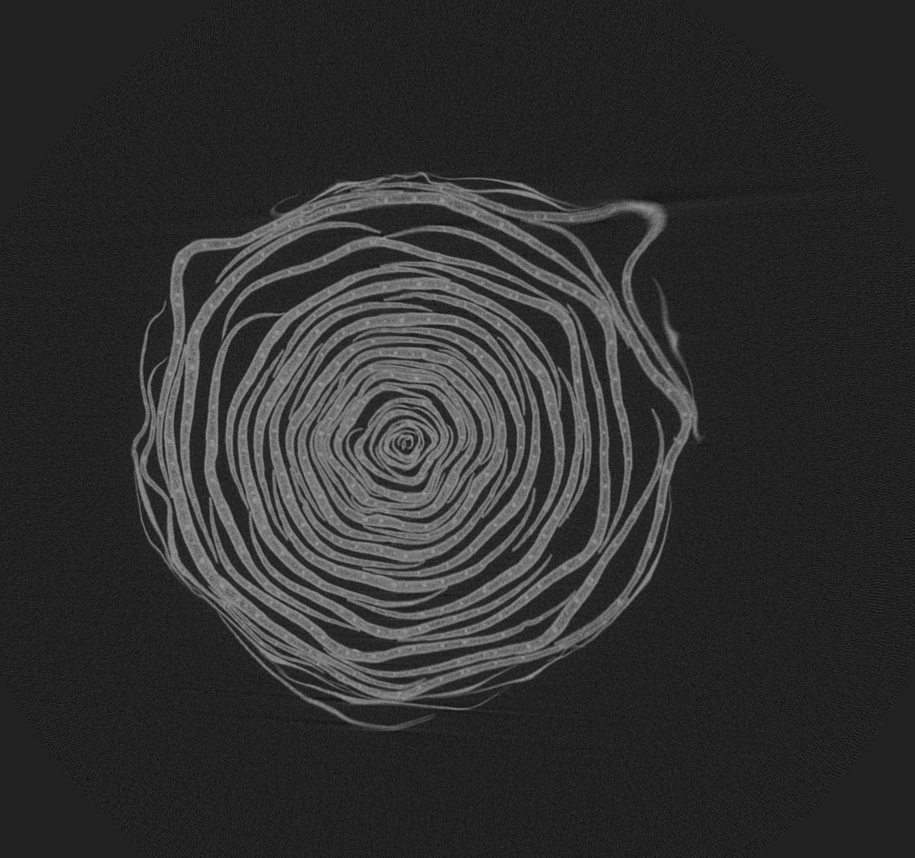
#> input picture datasets/images/original/ORA-418.tif, 915 x 858 px; the run also reads 2 pictures not shown here
$ jupyter execute --allow-errors img_processing.ipynb
#> lines starting #> are read from the running program, lines starting #| are printed output that depends on the picture; after the words box and inside, x2 and y2 are one past the last pixel; in counts of white or black regions, pixels touching at a corner belong together
[cell 1]
import cv2
import numpy as np

#画像読み込み
img01 = cv2.imread('../datasets/images/original/ORA-418.tif',0)
#> img01 is the input picture: shape (858, 915); min 12, max 161, mean 47.6
img02 = cv2.imread('../datasets/images/original/ORA-535.tif',0)
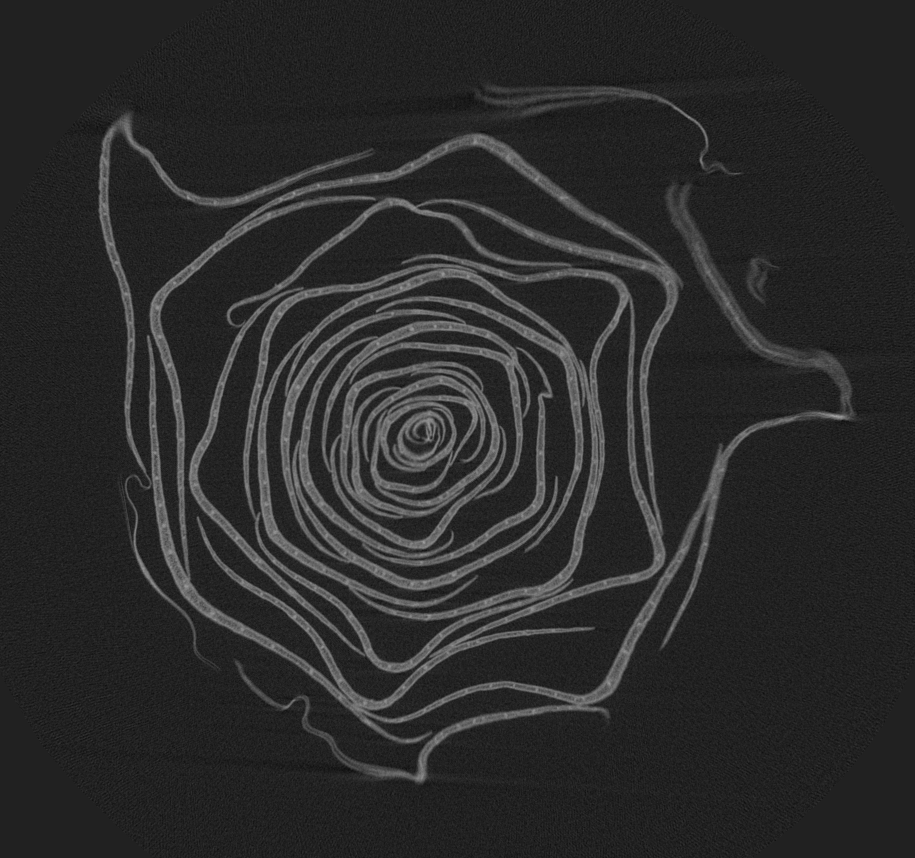
#> input picture datasets/images/original/ORA-535.tif, 915 x 858 px
#> img02 is the input picture: shape (858, 915); min 12, max 162, mean 42.9
img03 = cv2.imread('../datasets/images/original/ORA-592.tif',0)
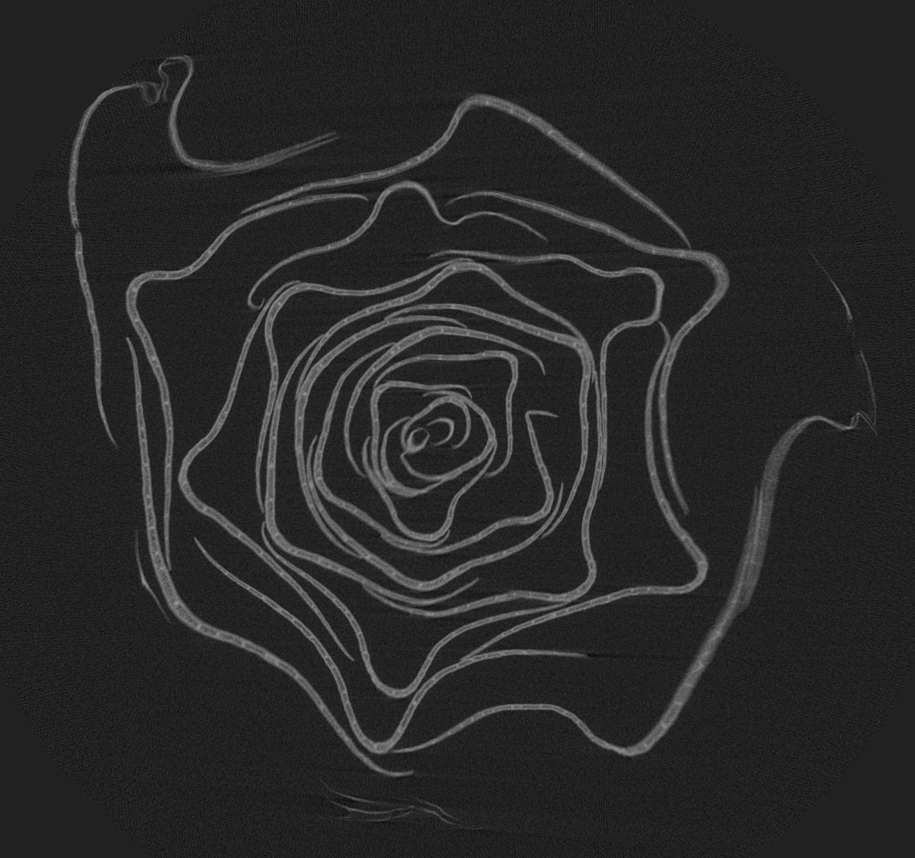
#> input picture datasets/images/original/ORA-592.tif, 915 x 858 px
#> img03 is the input picture: shape (858, 915); min 6, max 151, mean 40.3
img04 = cv2.imread('../datasets/images/original/ORA-613.tif',0)
img05 = cv2.imread('../datasets/images/original/ORA-624.tif',0)
img06 = cv2.imread('../datasets/images/original/ORA-658.tif',0)
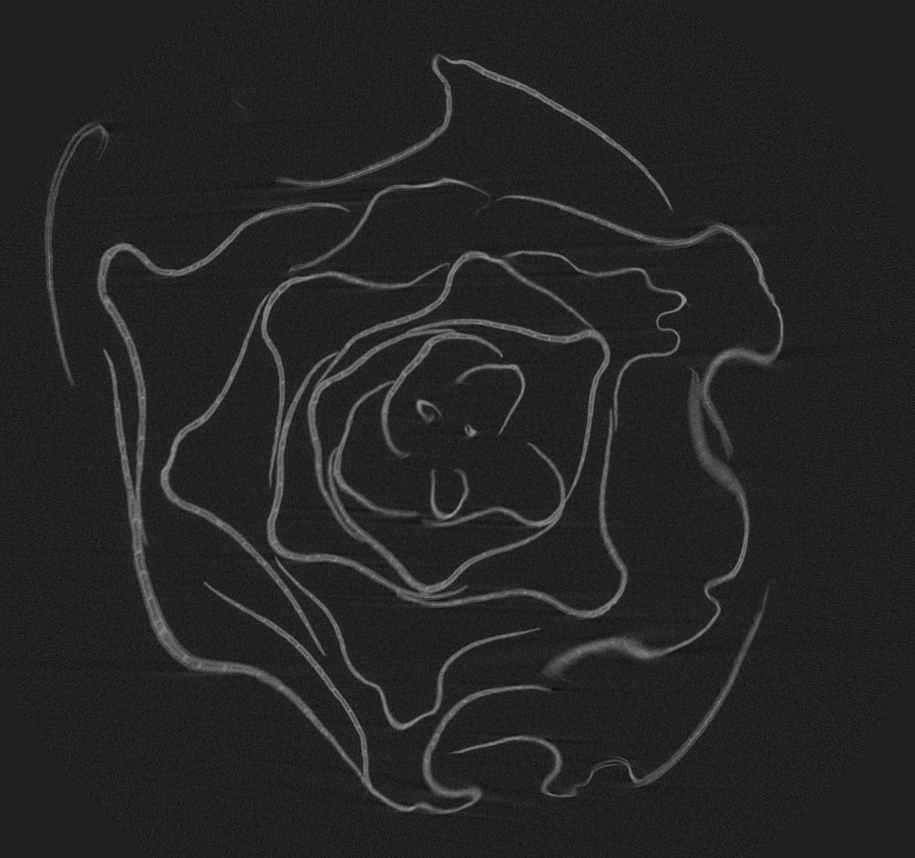
#> input picture datasets/images/original/ORA-658.tif, 915 x 858 px
#> img06 is the input picture: shape (858, 915); min 10, max 159, mean 37.4
img07 = cv2.imread('../datasets/images/original/ORA-665.tif',0)
img08 = cv2.imread('../datasets/images/original/ORA-673.tif',0)
img09 = cv2.imread('../datasets/images/original/ORA-694.tif',0)
img10 = cv2.imread('../datasets/images/original/ORA-700.tif',0)

#大津法による2値化
ret01, bin01 = cv2.threshold(img01, 0, 255, cv2.THRESH_OTSU)
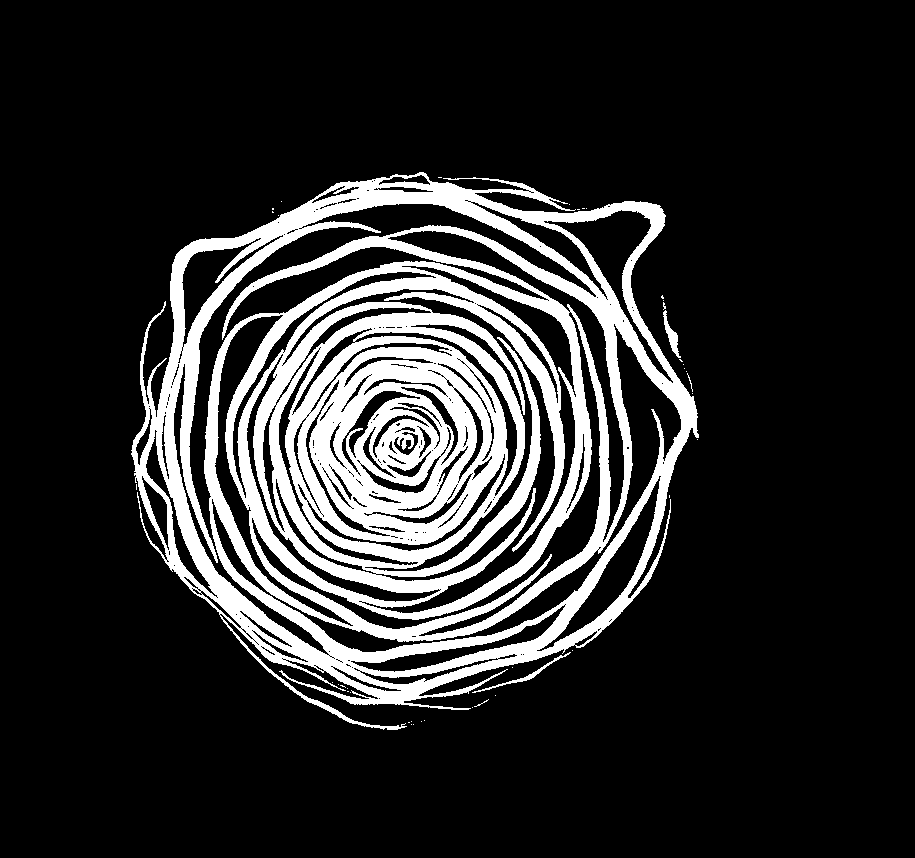
#> bin01: shape (858, 915); 16.9% white; 41 white regions (37 under 20 px), largest, box (x1, y1, x2, y2) and area: (131, 172, 699, 730) 131915, (472, 652, 571, 693) 279, (663, 310, 681, 358) 273, (687, 373, 693, 392) 22
#> ret01 = 73
ret02, bin02 = cv2.threshold(img02, 0, 255, cv2.THRESH_OTSU)
#> bin02: shape (858, 915); 12.9% white; 100 white regions (88 under 20 px), largest, box (x1, y1, x2, y2) and area: (147, 133, 853, 783) 91559, (98, 113, 369, 489) 4945, (682, 209, 844, 374) 2093
#> ret02 = 67
ret03, bin03 = cv2.threshold(img03, 0, 255, cv2.THRESH_OTSU)
#> bin03: shape (858, 915); 10.1% white; 67 white regions (47 under 20 px), largest, box (x1, y1, x2, y2) and area: (178, 250, 665, 698) 41566, (194, 191, 729, 754) 11511, (126, 193, 413, 777) 9013
#> ret03 = 65
ret04, bin04 = cv2.threshold(img04, 0, 255, cv2.THRESH_OTSU)
#> bin04: shape (858, 915); 9% white; 35 white regions (23 under 20 px), largest, box (x1, y1, x2, y2) and area: (172, 248, 675, 710) 37096, (195, 191, 754, 777) 11245, (118, 339, 399, 788) 4940
#> ret04 = 64
ret05, bin05 = cv2.threshold(img05, 0, 255, cv2.THRESH_OTSU)
#> bin05: shape (858, 915); 8.4% white; 47 white regions (29 under 20 px), largest, box (x1, y1, x2, y2) and area: (169, 176, 679, 716) 32481, (111, 196, 569, 793) 12219, (473, 192, 767, 668) 7615
#> ret05 = 64
ret06, bin06 = cv2.threshold(img06, 0, 255, cv2.THRESH_OTSU)
#> bin06: shape (858, 915); 6.8% white; 30 white regions (14 under 20 px), largest, box (x1, y1, x2, y2) and area: (261, 251, 628, 618) 18884, (97, 202, 547, 814) 12294, (499, 195, 784, 675) 6918
#> ret06 = 62
ret07, bin07 = cv2.threshold(img07, 0, 255, cv2.THRESH_OTSU)
#> ret07 = 0
ret08, bin08 = cv2.threshold(img08, 0, 255, cv2.THRESH_OTSU)
#> ret08 = 0
ret09, bin09 = cv2.threshold(img09, 0, 255, cv2.THRESH_OTSU)
#> ret09 = 0
ret10, bin10 = cv2.threshold(img10, 0, 255, cv2.THRESH_OTSU)
#> ret10 = 0

cv2.imwrite("../datasets/images/binary/bin_ORA-418.png",bin01)
cv2.imwrite("../datasets/images/binary/bin_ORA-535.png",bin02)
cv2.imwrite("../datasets/images/binary/bin_ORA-592.png",bin03)
cv2.imwrite("../datasets/images/binary/bin_ORA-613.png",bin04)
cv2.imwrite("../datasets/images/binary/bin_ORA-624.png",bin05)
cv2.imwrite("../datasets/images/binary/bin_ORA-658.png",bin06)
cv2.imwrite("../datasets/images/binary/bin_ORA-665.png",bin07)
cv2.imwrite("../datasets/images/binary/bin_ORA-673.png",bin08)
cv2.imwrite("../datasets/images/binary/bin_ORA-694.png",bin09)
cv2.imwrite("../datasets/images/binary/bin_ORA-700.png",bin10)

#スケルトン化画像
skel０１ = cv2.ximgproc.thinning(bin01, thinningType=cv2.ximgproc.THINNING_ZHANGSUEN)
#> skel01: shape (858, 915); 2.4% white in thin lines or dots, all inside (x1, y1, x2, y2) = (133, 173, 698, 728)
skel０2 = cv2.ximgproc.thinning(bin02, thinningType=cv2.ximgproc.THINNING_ZHANGSUEN)
#> skel02: shape (858, 915); 2.1% white in thin lines or dots, all inside (x1, y1, x2, y2) = (101, 87, 854, 778)
skel０3 = cv2.ximgproc.thinning(bin03, thinningType=cv2.ximgproc.THINNING_ZHANGSUEN)
#> skel03: shape (858, 915); 1.7% white in thin lines or dots, all inside (x1, y1, x2, y2) = (71, 56, 876, 823)
skel０4 = cv2.ximgproc.thinning(bin04, thinningType=cv2.ximgproc.THINNING_ZHANGSUEN)
#> skel04: shape (858, 915); 1.6% white in thin lines or dots, all inside (x1, y1, x2, y2) = (59, 55, 856, 787)
skel０5 = cv2.ximgproc.thinning(bin05, thinningType=cv2.ximgproc.THINNING_ZHANGSUEN)
#> skel05: shape (858, 915); 1.5% white in thin lines or dots, all inside (x1, y1, x2, y2) = (55, 60, 852, 792)
skel０6 = cv2.ximgproc.thinning(bin06, thinningType=cv2.ximgproc.THINNING_ZHANGSUEN)
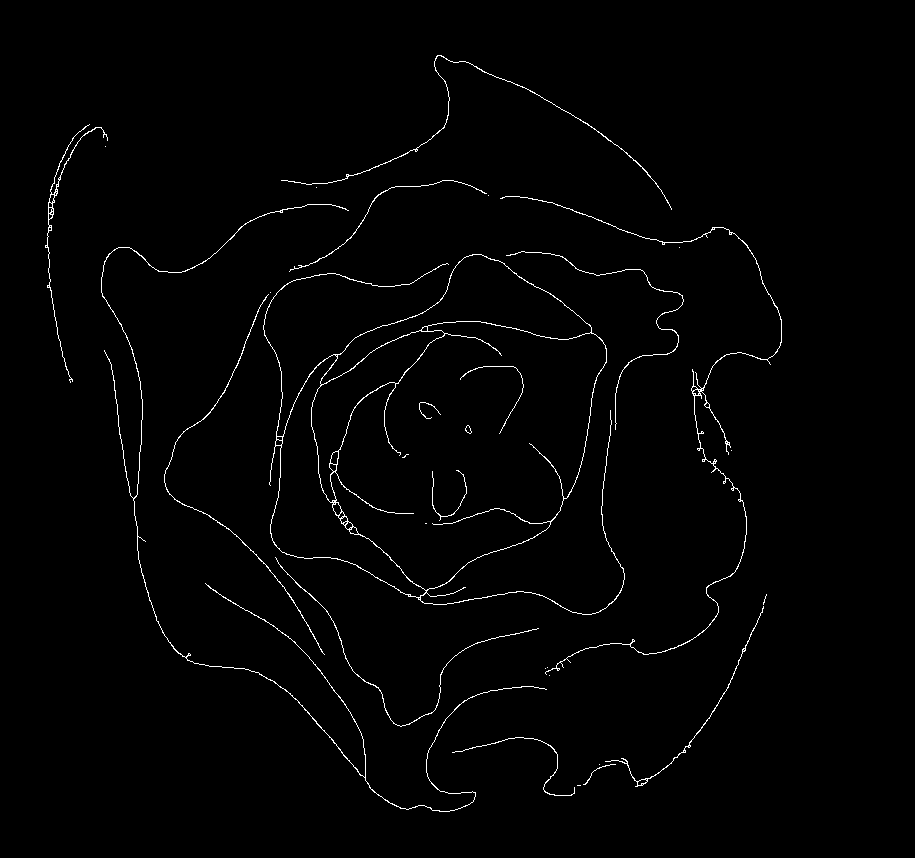
#> skel06: shape (858, 915); 1.3% white in thin lines or dots, all inside (x1, y1, x2, y2) = (45, 55, 782, 812)
#> (the rest of this cell did not finish here and is left out)
